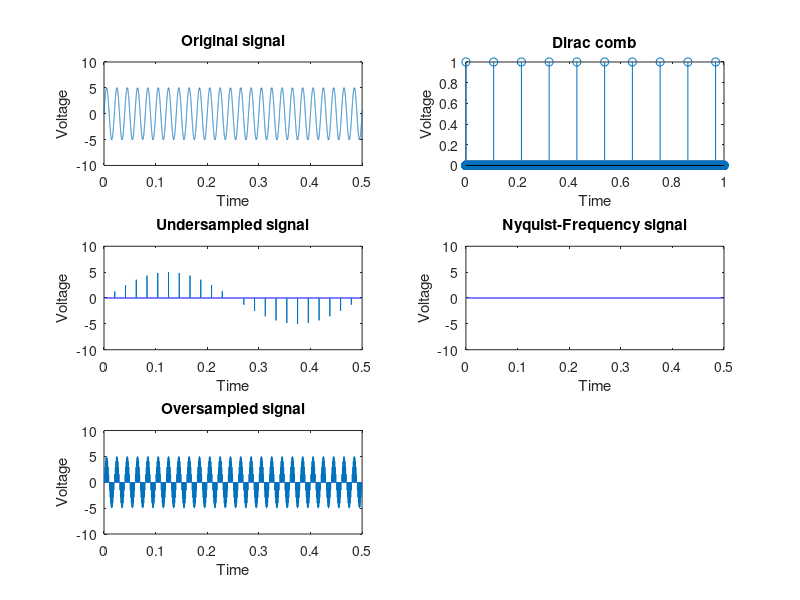

MATLAB code to generate this figure: (Note: this script raises an error after producing the figure.)
%% Prelab:

% first part:

f = 50; % frequency, in hertz
f_n = 2*f; % nyquist frequency, in hertz

samples=1E5;
t = 0:1/samples:1; % 100kS

V_pp = 5;
w = 2*pi*f;
x = V_pp * sin(w .* t);

% Original signal:
subplot(3, 2, 1);
plot(t, x);
ylabel("Voltage")
xlabel("Time")
title("Original signal");
ylim([-10, 10]);
xlim([0, 0.5]);

% Dirac comb
subplot(3, 2, 2);
p = zeros(size(t));
p(1:10750:length(t)) = 1;
stem(t, p);
ylabel("Voltage")
xlabel("Time")
title("Dirac comb");
ylim([0, 1]);
xlim([0, 1]);

% Undersampled signal:
fs = 48; % In hertz

p = zeros(size(t));
p(1:samples/fs:length(t)) = 1;

subplot(3, 2, 3);
plot(t, p .* x);
ylabel("Voltage")
xlabel("Time")
title("Undersampled signal");
ylim([-10, 10]);
xlim([0, 0.5]);

% Nyquist-Frequency sampled signal
fs = 100; % In hertz

p = zeros(size(t));
p(1:samples/fs:length(t)) = 1;

subplot(3, 2, 4);
plot(t, p .* x);
ylabel("Voltage")
xlabel("Time")
title("Nyquist-Frequency signal");

ylim([-10, 10]);
xlim([0, 0.5]);

% Oversampled signal
fs = 1000; % In hertz

p = zeros(size(t));
p(1:samples/fs:length(t)) = 1;

subplot(3, 2, 5);
plot(t, p .* x);
ylabel("Voltage")
xlabel("Time")
title("Oversampled signal");

ylim([-10, 10]);
xlim([0, 0.5]);

%%

clear
close all

f = 50;
t = 0:1E-5:1;
V_pp = 5;
w = 2*pi*f;
x = V_pp * sin(w .* t);

% Underdamped signal:
fs = 48; % In hertz
T = 1/fs;
T0 = 0.5 * 1/fs;
p = gen_pulse_train(t, T0, T);

subplot(3, 2, 1);
plot(t, p);
title("Rectangular Pulse Train(Undersampled)");
ylabel("Voltage")
xlabel("Time")
xlim([0, 1/2]);
ylim([-0.5, 2]);

subplot(3, 2, 2);
plot(t, p .* x);
ylabel("Voltage")
xlabel("Time")
title("Undersampled Signal")
xlim([0, 1/2]);
ylim([-6, 6]);


% Nyquist Sampled signal:
fs = 100; % In hertz
T = 1/fs;
T0 = 0.5 * 1/fs;
p = gen_pulse_train(t, T0, T);

subplot(3, 2, 3);
plot(t, p .* x);
ylabel("Voltage")
xlabel("Time")
title("Nyquist Sampled Signal")
xlim([0, 1/50]);
ylim([-6, 6]);

% Overly Sampled signal:
fs = 1000; % In hertz
T = 1/fs;
T0 = 0.5 * 1/fs;
p = gen_pulse_train(t, T0, T);

subplot(3, 2, 4);
plot(t, p .* x);
ylabel("Voltage")
xlabel("Time")
title("Oversampled Signal")
xlim([0, 1/50]);
ylim([-6, 6]);

subplot(3, 2, [5 6]);
plot(t, x);
ylabel("Voltage")
xlabel("Time")
title("Original Signal")
xlim([0, 1/50]);
ylim([-6, 6]);

% Function to generate pulse train
function [p] = gen_pulse_train(t, T0, T)
    p = zeros(size(t));
    for k=1:length(t)
        if mod(t(k), T) == 0
           left = t(k) - T0;
           right = t(k) + T0;
           p((t > left) & (t < right)) = 1;
        else
            p(k) = 0;
        end
    end
end


%% 
% Used: 2.5VPP at function generator, saw 5Vpp on oscilloscope

% First: 24900Hz Display

% Second: Dots display
% Third: Vector display
% Fourth: 25000Hz - If oscilloscope and function generator were
% synchronized perfectly, you would only see a straight line.
% Fifth: 25020Hz
% Sixth: 25500Hz

% Seventh: 150Hz - Synced with the sync output and source set to Ext.
% Eighth: 200Hz 

% At 24900Hz, 100Hz Frequency Displayed on Oscilloscope

% At 25000Hz, only a line displayed on the oscilloscope, but we also
% observe that the line has a very very small frequency to it(this is an
% error) - an aliasing difference between the oscilloscope and function
% generator frequency

% Pre-lab: The reason Nyquist can be both zero and 2.5 according to the formula depending on the rounding,
% is it depends on the
% phase shift, but for others it does not matter

% We observed a square wave for the DC input that followed the
% variation(for 2V - approximately 216mVpp, for 3V - approximately 312mVpp)

% The VPP was set to 0.75Vpp on the function generator.
